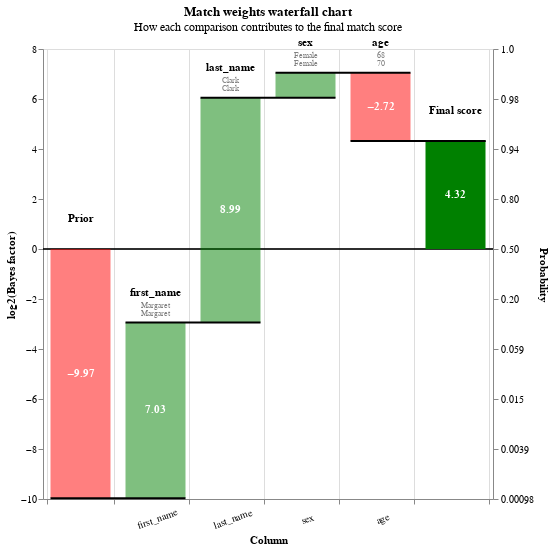

The notebook cell saved with this chart:
### Markdown cell above
# Plot a waterfall chart

https://moj-analytical-services.github.io/splink/demos/05_Visualising_predictions.html

Well, that's annoying. It didn't work for some arcane reason.

### Code cell
records_to_view  = df_predictions.as_record_dict(limit=5)
linker.waterfall_chart(records_to_view, filter_nulls=False)

### Figure 1 — Vega-Lite specification as saved in the notebook (floating-point values rounded to 4 significant figures)
{"$schema": "https://vega.github.io/schema/vega-lite/v5.2.0.json", "height": 450, "resolve": {"axis": {"y": "independent"}}, "width": {"step": 75}, "data": {"values": [{"column_name": "Prior", "label_for_charts": "Starting match weight (prior)", "sql_condition": null, "log2_bayes_factor": -9.969, "bayes_factor": 0.0009981, "comparison_vector_value": null, "m_probability": null, "u_probability": null, "bayes_factor_description": null, "value_l": "", "value_r": "", "term_frequency_adjustment": null, "bar_sort_order": 0, "record_number": 0}, {"column_name": "first_name", "label_for_charts": "Exact match", "sql_condition": "\"first_name_l\" = \"first_name_r\"", "log2_bayes_factor": 7.026, "bayes_factor": 130.3, "comparison_vector_value": 3, "m_probability": 1.0, "u_probability": 0.007674, "bayes_factor_description": "If comparison level is `exact match` then comparison is 130.30 times more likely to be a match", "value_l": "Margaret", "value_r": "Margaret", "term_frequency_adjustment": false, "bar_sort_order": 1, "record_number": 0}, {"column_name": "last_name", "label_for_charts": "Exact match", "sql_condition": "\"last_name_l\" = \"last_name_r\"", "log2_bayes_factor": 8.989, "bayes_factor": 508.1, "comparison_vector_value": 3, "m_probability": 0.995, "u_probability": 0.001958, "bayes_factor_description": "If comparison level is `exact match` then comparison is 508.10 times more likely to be a match", "value_l": "Clark", "value_r": "Clark", "term_frequency_adjustment": false, "bar_sort_order": 2, "record_number": 0}, {"column_name": "sex", "label_for_charts": "Exact match", "sql_condition": "\"sex_l\" = \"sex_r\"", "log2_bayes_factor": 1.0, "bayes_factor": 2.0, "comparison_vector_value": 1, "m_probability": 1.0, "u_probability": 0.5, "bayes_factor_description": "If comparison level is `exact match` then comparison is 2.00 times more likely to be a match", "value_l": "Female", "value_r": "Female", "term_frequency_adjustment": false, "bar_sort_order": 3, "record_number": 0}, {"column_name": "age", "label_for_charts": "Age difference >= 2 years", "sql_condition": "ELSE", "log2_bayes_factor": -2.723, "bayes_factor": 0.1515, "comparison_vector_value": 0, "m_probability": 0.1465, "u_probability": 0.9673, "bayes_factor_description": "If comparison level is `age difference >= 2 years` then comparison is  6.60 times less likely to be a match", "value_l": "68", "value_r": "70", "term_frequency_adjustment": false, "bar_sort_order": 4, "record_number": 0}, {"column_name": "Final score", "label_for_charts": "Final score", "sql_condition": null, "log2_bayes_factor": 4.323, "bayes_factor": 20.02, "comparison_vector_value": null, "m_probability": null, "u_probability": null, "bayes_factor_description": null, "value_l": "", "value_r": "", "term_frequency_adjustment": null, "bar_sort_order": 5, "record_number": 0}, {"column_name": "Prior", "label_for_charts": "Starting match weight (prior)", "sql_condition": null, "log2_bayes_factor": -9.969, "bayes_factor": 0.0009981, "comparison_vector_value": null, "m_probability": null, "u_probability": null, "bayes_factor_description": null, "value_l": "", "value_r": "", "term_frequency_adjustment": null, "bar_sort_order": 0, "record_number": 1}, {"column_name": "first_name", "label_for_charts": "Exact match", "sql_condition": "\"first_name_l\" = \"first_name_r\"", "log2_bayes_factor": 7.026, "bayes_factor": 130.3, "comparison_vector_value": 3, "m_probability": 1.0, "u_probability": 0.007674, "bayes_factor_description": "If comparison level is `exact match` then comparison is 130.30 times more likely to be a match", "value_l": "Jeffrey", "value_r": "Jeffrey", "term_frequency_adjustment": false, "bar_sort_order": 1, "record_number": 1}, {"column_name": "last_name", "label_for_charts": "Exact match", "sql_condition": "\"last_name_l\" = \"last_name_r\"", "log2_bayes_factor": 8.989, "bayes_factor": 508.1, "comparison_vector_value": 3, "m_probability": 0.995, "u_probability": 0.001958, "bayes_factor_description": "If comparison level is `exact match` then comparison is 508.10 times more likely to be a match", "value_l": "Littlejohn", "value_r": "Littlejohn", "term_frequency_adjustment": false, "bar_sort_order": 2, "record_number": 1}, {"column_name": "sex", "label_for_charts": "Exact match", "sql_condition": "\"sex_l\" = \"sex_r\"", "log2_bayes_factor": 1.0, "bayes_factor": 2.0, "comparison_vector_value": 1, "m_probability": 1.0, "u_probability": 0.5, "bayes_factor_description": "If comparison level is `exact match` then comparison is 2.00 times more likely to be a match", "value_l": "Male", "value_r": "Male", "term_frequency_adjustment": false, "bar_sort_order": 3, "record_number": 1}, {"column_name": "age", "label_for_charts": "Age difference >= 2 years", "sql_condition": "ELSE", "log2_bayes_factor": -2.723, "bayes_factor": 0.1515, "comparison_vector_value": 0, "m_probability": 0.1465, "u_probability": 0.9673, "bayes_factor_description": "If comparison level is `age difference >= 2 years` then comparison is  6.60 times less likely to be a match", "value_l": "52", "value_r": "53", "term_frequency_adjustment": false, "bar_sort_order": 4, "record_number": 1}, {"column_name": "Final score", "label_for_charts": "Final score", "sql_condition": null, "log2_bayes_factor": 4.323, "bayes_factor": 20.02, "comparison_vector_value": null, "m_probability": null, "u_probability": null, "bayes_factor_description": null, "value_l": "", "value_r": "", "term_frequency_adjustment": null, "bar_sort_order": 5, "record_number": 1}, {"column_name": "Prior", "label_for_charts": "Starting match weight (prior)", "sql_condition": null, "log2_bayes_factor": -9.969, "bayes_factor": 0.0009981, "comparison_vector_value": null, "m_probability": null, "u_probability": null, "bayes_factor_description": null, "value_l": "", "value_r": "", "term_frequency_adjustment": null, "bar_sort_order": 0, "record_number": 2}, {"column_name": "first_name", "label_for_charts": "Exact match", "sql_condition": "\"first_name_l\" = \"first_name_r\"", "log2_bayes_factor": 7.026, "bayes_factor": 130.3, "comparison_vector_value": 3, "m_probability": 1.0, "u_probability": 0.007674, "bayes_factor_description": "If comparison level is `exact match` then comparison is 130.30 times more likely to be a match", "value_l": "Briana", "value_r": "Briana", "term_frequency_adjustment": false, "bar_sort_order": 1, "record_number": 2}, {"column_name": "last_name", "label_for_charts": "Exact match", "sql_condition": "\"last_name_l\" = \"last_name_r\"", "log2_bayes_factor": 8.989, "bayes_factor": 508.1, "comparison_vector_value": 3, "m_probability": 0.995, "u_probability": 0.001958, "bayes_factor_description": "If comparison level is `exact match` then comparison is 508.10 times more likely to be a match", "value_l": "Jackson", "value_r": "Jackson", "term_frequency_adjustment": false, "bar_sort_order": 2, "record_number": 2}, {"column_name": "sex", "label_for_charts": "Exact match", "sql_condition": "\"sex_l\" = \"sex_r\"", "log2_bayes_factor": 1.0, "bayes_factor": 2.0, "comparison_vector_value": 1, "m_probability": 1.0, "u_probability": 0.5, "bayes_factor_description": "If comparison level is `exact match` then comparison is 2.00 times more likely to be a match", "value_l": "Female", "value_r": "Female", "term_frequency_adjustment": false, "bar_sort_order": 3, "record_number": 2}, {"column_name": "age", "label_for_charts": "Exact match", "sql_condition": "round(age_r) - round(age_l) = 10", "log2_bayes_factor": 6.167, "bayes_factor": 71.84, "comparison_vector_value": 2, "m_probability": 0.7831, "u_probability": 0.0109, "bayes_factor_description": "If comparison level is `exact match` then comparison is 71.84 times more likely to be a match", "value_l": "13", "value_r": "23", "term_frequency_adjustment": false, "bar_sort_order": 4, "record_number": 2}, {"column_name": "Final score", "label_for_charts": "Final score", "sql_condition": null, "log2_bayes_factor": 13.21, "bayes_factor": 9495.0, "comparison_vector_value": null, "m_probability": null, "u_probability": null, "bayes_factor_description": null, "value_l": "", "value_r": "", "term_frequency_adjustment": null, "bar_sort_order": 5, "record_number": 2}, {"column_name": "Prior", "label_for_charts": "Starting match weight (prior)", "sql_condition": null, "log2_bayes_factor": -9.969, "bayes_factor": 0.0009981, "comparison_vector_value": null, "m_probability": null, "u_probability": null, "bayes_factor_description": null, "value_l": "", "value_r": "", "term_frequency_adjustment": null, "bar_sort_order": 0, "record_number": 3}, {"column_name": "first_name", "label_for_charts": "Exact match", "sql_condition": "\"first_name_l\" = \"first_name_r\"", "log2_bayes_factor": 7.026, "bayes_factor": 130.3, "comparison_vector_value": 3, "m_probability": 1.0, "u_probability": 0.007674, "bayes_factor_description": "If comparison level is `exact match` then comparison is 130.30 times more likely to be a match", "value_l": "Benjamin", "value_r": "Benjamin", "term_frequency_adjustment": false, "bar_sort_order": 1, "record_number": 3}, {"column_name": "last_name", "label_for_charts": "Exact match", "sql_condition": "\"last_name_l\" = \"last_name_r\"", "log2_bayes_factor": 8.989, "bayes_factor": 508.1, "comparison_vector_value": 3, "m_probability": 0.995, "u_probability": 0.001958, "bayes_factor_description": "If comparison level is `exact match` then comparison is 508.10 times more likely to be a match", "value_l": "Cox", "value_r": "Cox", "term_frequency_adjustment": false, "bar_sort_order": 2, "record_number": 3}, {"column_name": "sex", "label_for_charts": "Exact match", "sql_condition": "\"sex_l\" = \"sex_r\"", "log2_bayes_factor": 1.0, "bayes_factor": 2.0, "comparison_vector_value": 1, "m_probability": 1.0, "u_probability": 0.5, "bayes_factor_description": "If comparison level is `exact match` then comparison is 2.00 times more likely to be a match", "value_l": "Male", "value_r": "Male", "term_frequency_adjustment": false, "bar_sort_order": 3, "record_number": 3}, {"column_name": "age", "label_for_charts": "Exact match", "sql_condition": "round(age_r) - round(age_l) = 10", "log2_bayes_factor": 6.167, "bayes_factor": 71.84, "comparison_vector_value": 2, "m_probability": 0.7831, "u_probability": 0.0109, "bayes_factor_description": "If comparison level is `exact match` then comparison is 71.84 times more likely to be a match", "value_l": "21", "value_r": "31", "term_frequency_adjustment": false, "bar_sort_order": 4, "record_number": 3}, {"column_name": "Final score", "label_for_charts": "Final score", "sql_condition": null, "log2_bayes_factor": 13.21, "bayes_factor": 9495.0, "comparison_vector_value": null, "m_probability": null, "u_probability": null, "bayes_factor_description": null, "value_l": "", "value_r": "", "term_frequency_adjustment": null, "bar_sort_order": 5, "record_number": 3}, {"column_name": "Prior", "label_for_charts": "Starting match weight (prior)", "sql_condition": null, "log2_bayes_factor": -9.969, "bayes_factor": 0.0009981, "comparison_vector_value": null, "m_probability": null, "u_probability": null, "bayes_factor_description": null, "value_l": "", "value_r": "", "term_frequency_adjustment": null, "bar_sort_order": 0, "record_number": 4}, {"column_name": "first_name", "label_for_charts": "Exact match", "sql_condition": "\"first_name_l\" = \"first_name_r\"", "log2_bayes_factor": 7.026, "bayes_factor": 130.3, "comparison_vector_value": 3, "m_probability": 1.0, "u_probability": 0.007674, "bayes_factor_description": "If comparison level is `exact match` then comparison is 130.30 times more likely to be a match", "value_l": "Willie", "value_r": "Willie", "term_frequency_adjustment": false, "bar_sort_order": 1, "record_number": 4}, {"column_name": "last_name", "label_for_charts": "Exact match", "sql_condition": "\"last_name_l\" = \"last_name_r\"", "log2_bayes_factor": 8.989, "bayes_factor": 508.1, "comparison_vector_value": 3, "m_probability": 0.995, "u_probability": 0.001958, "bayes_factor_description": "If comparison level is `exact match` then comparison is 508.10 times more likely to be a match", "value_l": "Tucker", "value_r": "Tucker", "term_frequency_adjustment": false, "bar_sort_order": 2, "record_number": 4}, {"column_name": "sex", "label_for_charts": "Exact match", "sql_condition": "\"sex_l\" = \"sex_r\"", "log2_bayes_factor": 1.0, "bayes_factor": 2.0, "comparison_vector_value": 1, "m_probability": 1.0, "u_probability": 0.5, "bayes_factor_description": "If comparison level is `exact match` then comparison is 2.00 times more likely to be a match", "value_l": "Male", "value_r": "Male", "term_frequency_adjustment": false, "bar_sort_order": 3, "record_number": 4}, {"column_name": "age", "label_for_charts": "Age difference >= 2 years", "sql_condition": "ELSE", "log2_bayes_factor": -2.723, "bayes_factor": 0.1515, "comparison_vector_value": 0, "m_probability": 0.1465, "u_probability": 0.9673, "bayes_factor_description": "If comparison level is `age difference >= 2 years` then comparison is  6.60 times less likely to be a match", "value_l": "72", "value_r": "78", "term_frequency_adjustment": false, "bar_sort_order": 4, "record_number": 4}, {"column_name": "Final score", "label_for_charts": "Final score", "sql_condition": null, "log2_bayes_factor": 4.323, "bayes_factor": 20.02, "comparison_vector_value": null, "m_probability": null, "u_probability": null, "bayes_factor_description": null, "value_l": "", "value_r": "", "term_frequency_adjustment": null, "bar_sort_order": 5, "record_number": 4}]}, "config": {"view": {"continuousWidth": 400, "continuousHeight": 300}}, "params": [{"name": "record_number", "value": 0, "bind": {"input": "range", "min": 0, "max": 4, "step": 1}, "description": "Filter by the interation number"}], "title": {"text": "Match weights waterfall chart", "subtitle": "How each comparison contributes to the final match score"}, "transform": [{"filter": "(datum.record_number == record_number)"}, {"window": [{"op": "sum", "field": "log2_bayes_factor", "as": "sum"}, {"op": "lead", "field": "column_name", "as": "lead"}], "frame": [null, 0]}, {"calculate": "datum.column_name === \"Final score\" ? datum.sum - datum.log2_bayes_factor : datum.sum", "as": "sum"}, {"calculate": "datum.lead === null ? datum.column_name : datum.lead", "as": "lead"}, {"calculate": "datum.column_name === \"Final score\" || datum.column_name === \"Prior match weight\" ? 0 : datum.sum - datum.log2_bayes_factor", "as": "previous_sum"}, {"calculate": "datum.sum > datum.previous_sum ? datum.column_name : \"\"", "as": "top_label"}, {"calculate": "datum.sum < datum.previous_sum ? datum.column_name : \"\"", "as": "bottom_label"}, {"calculate": "datum.sum > datum.previous_sum ? datum.sum : datum.previous_sum", "as": "sum_top"}, {"calculate": "datum.sum < datum.previous_sum ? datum.sum : datum.previous_sum", "as": "sum_bottom"}, {"calculate": "(datum.sum + datum.previous_sum) / 2", "as": "center"}, {"calculate": "(datum.log2_bayes_factor > 0 ? \"+\" : \"\") + datum.log2_bayes_factor", "as": "text_log2_bayes_factor"}, {"calculate": "datum.sum < datum.previous_sum ? 4 : -4", "as": "dy"}, {"calculate": "datum.sum < datum.previous_sum ? \"top\" : \"bottom\"", "as": "baseline"}, {"calculate": "1. / (1 + pow(2, -1.*datum.sum))", "as": "prob"}, {"calculate": "0*datum.sum", "as": "zero"}], "layer": [{"layer": [{"mark": "rule", "encoding": {"y": {"field": "zero", "type": "quantitative"}, "size": {"value": 0.5}, "color": {"value": "black"}}}, {"mark": {"type": "bar", "width": 60}, "encoding": {"color": {"condition": {"value": "red", "test": "(datum.log2_bayes_factor < 0)"}, "value": "green"}, "opacity": {"condition": {"value": 1, "test": "datum.column_name == 'Prior match weight' || datum.column_name == 'Final score'"}, "value": 0.5}, "tooltip": [{"type": "nominal", "field": "column_name", "title": "Comparison column"}, {"type": "nominal", "field": "value_l", "title": "Value (L)"}, {"type": "nominal", "field": "value_r", "title": "Value (R)"}, {"type": "ordinal", "field": "label_for_charts", "title": "Label"}, {"type": "nominal", "field": "sql_condition", "title": "SQL condition"}, {"type": "nominal", "field": "comparison_vector_value", "title": "Comparison vector value"}, {"type": "quantitative", "field": "bayes_factor", "title": "Bayes factor = m/u", "format": ",.4f"}, {"type": "quantitative", "field": "log2_bayes_factor", "title": "Match weight = log2(m/u)", "format": ",.4f"}, {"type": "quantitative", "field": "prob", "format": ".4f", "title": "Adjusted match score"}, {"type": "nominal", "field": "bayes_factor_description", "title": "Match weight description"}], "x": {"type": "nominal", "axis": {"labelExpr": "datum.value == 'Prior' || datum.value == 'Final score' ? '' : datum.value", "labelAngle": -20, "labelAlign": "center", "labelPadding": 10, "title": "Column", "grid": true, "tickBand": "extent"}, "field": "column_name", "sort": {"field": "bar_sort_order", "order": "ascending"}}, "y": {"type": "quantitative", "axis": {"grid": false, "orient": "left", "title": "log2(Bayes factor)"}, "field": "previous_sum"}, "y2": {"field": "sum"}}}, {"mark": {"type": "text", "fontWeight": "bold"}, "encoding": {"color": {"value": "white"}, "text": {"condition": {"type": "nominal", "field": "log2_bayes_factor", "format": ".2f", "test": "abs(datum.log2_bayes_factor) > 1"}, "value": ""}, "x": {"type": "nominal", "axis": {"labelAngle": 0, "title": "Column"}, "field": "column_name", "sort": {"field": "bar_sort_order", "order": "ascending"}}, "y": {"type": "quantitative", "axis": {"orient": "left"}, "field": "center"}}}, {"mark": {"type": "text", "baseline": "bottom", "dy": -25, "fontWeight": "bold"}, "encoding": {"color": {"value": "black"}, "text": {"type": "nominal", "field": "column_name"}, "x": {"type": "nominal", "axis": {"labelAngle": 0, "title": "Column"}, "field": "column_name", "sort": {"field": "bar_sort_order", "order": "ascending"}}, "y": {"type": "quantitative", "field": "sum_top"}}}, {"mark": {"type": "text", "baseline": "bottom", "fontSize": 8, "dy": -13}, "encoding": {"color": {"value": "grey"}, "text": {"type": "nominal", "field": "value_l"}, "x": {"type": "nominal", "axis": {"labelAngle": 0, "title": "Column"}, "field": "column_name", "sort": {"field": "bar_sort_order", "order": "ascending"}}, "y": {"type": "quantitative", "field": "sum_top"}}}, {"mark": {"type": "text", "baseline": "bottom", "fontSize": 8, "dy": -5}, "encoding": {"color": {"value": "grey"}, "text": {"type": "nominal", "field": "value_r"}, "x": {"type": "nominal", "axis": {"labelAngle": 0, "title": "Column"}, "field": "column_name", "sort": {"field": "bar_sort_order", "order": "ascending"}}, "y": {"type": "quantitative", "field": "sum_top"}}}]}, {"mark": {"type": "rule", "color": "black", "strokeWidth": 2, "x2Offset": 30, "xOffset": -30}, "encoding": {"x": {"type": "nominal", "axis": {"labelAngle": 0, "title": "Column"}, "field": "column_name", "sort": {"field": "bar_sort_order", "order": "ascending"}}, "x2": {"field": "lead"}, "y": {"type": "quantitative", "axis": {"labelExpr": "format(1 / (1 + pow(2, -1*datum.value)), '.2r')", "orient": "right", "title": "Probability"}, "field": "sum", "scale": {"zero": false}}}}]}
